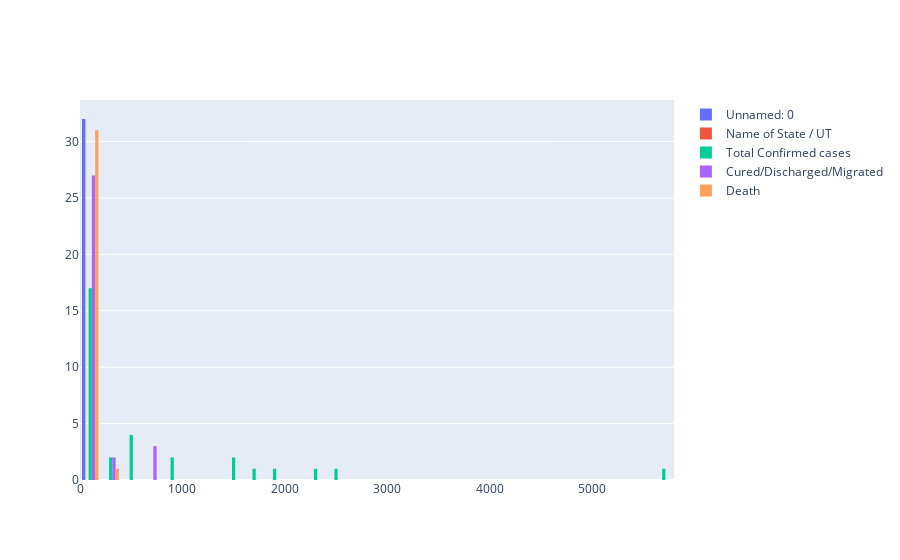

Notebook source saved alongside this figure:
### Code cell
fig = go.Figure()

for col in df:
    
    fig.add_trace(go.Histogram(x=df[col].values, name=df[col].name))

fig.show()

### Figure 1 — Plotly figure (JSON) as saved in the notebook; plotly's stock layout.template omitted (floating-point values rounded to 4 significant figures)
{"data": [{"name": "Unnamed: 0", "type": "histogram", "x": [0, 1, 2, 3, 4, 5, 6, 7, 8, 9, 10, 11, 12, 13, 14, 15, 16, 17, 18, 19, 20, 21, 22, 23, 24, 25, 26, 27, 28, 29, 30, 31]}, {"name": "Name of State / UT", "type": "histogram", "x": ["Andaman and Nicobar Islands", "Andhra Pradesh", "Arunachal Pradesh", "Assam", "Bihar", "Chandigarh", "Chhattisgarh", "Delhi", "Goa", "Gujarat", "Haryana", "Himachal Pradesh", "Jammu and Kashmir", "Jharkhand", "Karnataka", "Kerala", "Ladakh", "Madhya Pradesh", "Maharashtra", "Manipur", "Meghalaya", "Mizoram", "Odisha", "Puducherry", "Punjab", "Rajasthan", "Tamil Nadu", "Telengana", "Tripura", "Uttarakhand", "Uttar Pradesh", "West Bengal"]}, {"name": "Total Confirmed cases", "type": "histogram", "x": [18, 813, 1, 35, 143, 27, 36, 2248, 7, 2407, 262, 40, 407, 49, 427, 438, 18, 1592, 5652, 2, 12, 1, 83, 7, 251, 1890, 1629, 945, 2, 46, 1449, 456]}, {"name": "Cured/Discharged/Migrated", "type": "histogram", "x": [11, 120, 1, 19, 46, 14, 26, 724, 7, 179, 140, 18, 92, 8, 131, 323, 14, 148, 789, 2, 0, 0, 32, 3, 49, 230, 662, 194, 1, 23, 173, 79]}, {"name": "Death", "type": "histogram", "x": [0, 24, 0, 1, 2, 0, 0, 48, 0, 103, 3, 1, 5, 3, 17, 3, 0, 80, 269, 0, 1, 0, 1, 0, 16, 27, 18, 23, 0, 0, 21, 15]}], "layout": {}}
